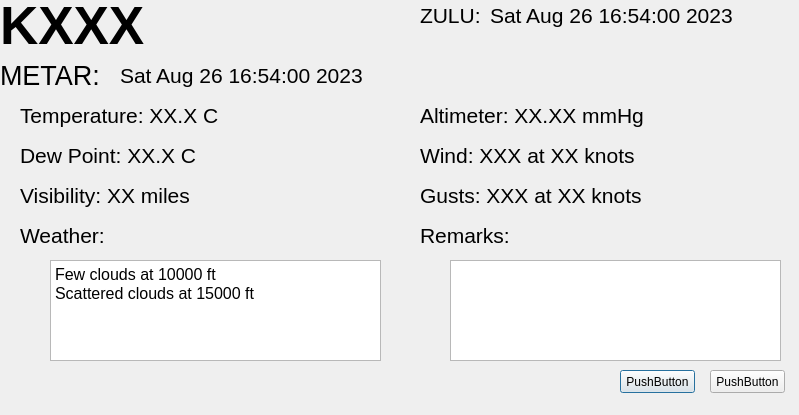
<?xml version="1.0" encoding="UTF-8"?>
<ui version="4.0">
 <class>Dialog</class>
 <widget class="QDialog" name="Dialog">
  <property name="geometry">
   <rect>
    <x>0</x>
    <y>0</y>
    <width>799</width>
    <height>415</height>
   </rect>
  </property>
  <property name="windowTitle">
   <string>Dialog</string>
  </property>
  <widget class="QLabel" name="stationLabel">
   <property name="geometry">
    <rect>
     <x>0</x>
     <y>0</y>
     <width>231</width>
     <height>51</height>
    </rect>
   </property>
   <property name="font">
    <font>
     <family>Microsoft Sans Serif</family>
     <pointsize>40</pointsize>
     <weight>75</weight>
     <bold>true</bold>
    </font>
   </property>
   <property name="text">
    <string>KXXX</string>
   </property>
  </widget>
  <widget class="QLabel" name="ZULUTime">
   <property name="geometry">
    <rect>
     <x>490</x>
     <y>0</y>
     <width>281</width>
     <height>31</height>
    </rect>
   </property>
   <property name="font">
    <font>
     <family>Microsoft Sans Serif</family>
     <pointsize>16</pointsize>
    </font>
   </property>
   <property name="text">
    <string>Sat Aug 26 16:54:00 2023</string>
   </property>
  </widget>
  <widget class="QLabel" name="ZULU">
   <property name="geometry">
    <rect>
     <x>420</x>
     <y>0</y>
     <width>71</width>
     <height>31</height>
    </rect>
   </property>
   <property name="font">
    <font>
     <family>Microsoft Sans Serif</family>
     <pointsize>16</pointsize>
    </font>
   </property>
   <property name="text">
    <string>ZULU:</string>
   </property>
  </widget>
  <widget class="QLabel" name="temperature">
   <property name="geometry">
    <rect>
     <x>20</x>
     <y>100</y>
     <width>351</width>
     <height>31</height>
    </rect>
   </property>
   <property name="font">
    <font>
     <family>Microsoft Sans Serif</family>
     <pointsize>16</pointsize>
    </font>
   </property>
   <property name="text">
    <string>Temperature: XX.X C</string>
   </property>
  </widget>
  <widget class="QLabel" name="dewPoint">
   <property name="geometry">
    <rect>
     <x>20</x>
     <y>140</y>
     <width>351</width>
     <height>31</height>
    </rect>
   </property>
   <property name="font">
    <font>
     <family>Microsoft Sans Serif</family>
     <pointsize>16</pointsize>
    </font>
   </property>
   <property name="text">
    <string>Dew Point: XX.X C</string>
   </property>
  </widget>
  <widget class="QLabel" name="wind">
   <property name="geometry">
    <rect>
     <x>420</x>
     <y>140</y>
     <width>351</width>
     <height>31</height>
    </rect>
   </property>
   <property name="font">
    <font>
     <family>Microsoft Sans Serif</family>
     <pointsize>16</pointsize>
    </font>
   </property>
   <property name="text">
    <string>Wind: XXX at XX knots</string>
   </property>
  </widget>
  <widget class="QLabel" name="visibility">
   <property name="geometry">
    <rect>
     <x>20</x>
     <y>180</y>
     <width>351</width>
     <height>31</height>
    </rect>
   </property>
   <property name="font">
    <font>
     <family>Microsoft Sans Serif</family>
     <pointsize>16</pointsize>
    </font>
   </property>
   <property name="text">
    <string>Visibility: XX miles</string>
   </property>
  </widget>
  <widget class="QLabel" name="altimeter">
   <property name="geometry">
    <rect>
     <x>420</x>
     <y>100</y>
     <width>351</width>
     <height>31</height>
    </rect>
   </property>
   <property name="font">
    <font>
     <family>Microsoft Sans Serif</family>
     <pointsize>16</pointsize>
    </font>
   </property>
   <property name="text">
    <string>Altimeter: XX.XX mmHg</string>
   </property>
  </widget>
  <widget class="QLabel" name="weather">
   <property name="geometry">
    <rect>
     <x>20</x>
     <y>220</y>
     <width>351</width>
     <height>31</height>
    </rect>
   </property>
   <property name="font">
    <font>
     <family>Microsoft Sans Serif</family>
     <pointsize>16</pointsize>
    </font>
   </property>
   <property name="text">
    <string>Weather: </string>
   </property>
  </widget>
  <widget class="QTextBrowser" name="weatherBox">
   <property name="geometry">
    <rect>
     <x>50</x>
     <y>260</y>
     <width>331</width>
     <height>101</height>
    </rect>
   </property>
   <property name="font">
    <font>
     <pointsize>12</pointsize>
    </font>
   </property>
   <property name="frameShape">
    <enum>QFrame::StyledPanel</enum>
   </property>
   <property name="frameShadow">
    <enum>QFrame::Sunken</enum>
   </property>
   <property name="html">
    <string>&lt;!DOCTYPE HTML PUBLIC &quot;-//W3C//DTD HTML 4.0//EN&quot; &quot;http://www.w3.org/TR/REC-html40/strict.dtd&quot;&gt;
&lt;html&gt;&lt;head&gt;&lt;meta name=&quot;qrichtext&quot; content=&quot;1&quot; /&gt;&lt;style type=&quot;text/css&quot;&gt;
p, li { white-space: pre-wrap; }
&lt;/style&gt;&lt;/head&gt;&lt;body style=&quot; font-family:'MS Shell Dlg 2'; font-size:12pt; font-weight:400; font-style:normal;&quot;&gt;
&lt;p style=&quot; margin-top:0px; margin-bottom:0px; margin-left:0px; margin-right:0px; -qt-block-indent:0; text-indent:0px;&quot;&gt;Few clouds at 10000 ft&lt;/p&gt;
&lt;p style=&quot; margin-top:0px; margin-bottom:0px; margin-left:0px; margin-right:0px; -qt-block-indent:0; text-indent:0px;&quot;&gt;Scattered clouds at 15000 ft&lt;/p&gt;&lt;/body&gt;&lt;/html&gt;</string>
   </property>
  </widget>
  <widget class="QLabel" name="METARlabel">
   <property name="geometry">
    <rect>
     <x>0</x>
     <y>60</y>
     <width>121</width>
     <height>31</height>
    </rect>
   </property>
   <property name="font">
    <font>
     <family>Microsoft Sans Serif</family>
     <pointsize>20</pointsize>
    </font>
   </property>
   <property name="text">
    <string>METAR:</string>
   </property>
  </widget>
  <widget class="QLabel" name="metarTime">
   <property name="geometry">
    <rect>
     <x>120</x>
     <y>60</y>
     <width>541</width>
     <height>31</height>
    </rect>
   </property>
   <property name="font">
    <font>
     <family>Microsoft Sans Serif</family>
     <pointsize>16</pointsize>
    </font>
   </property>
   <property name="text">
    <string>Sat Aug 26 16:54:00 2023</string>
   </property>
  </widget>
  <widget class="QPushButton" name="okButton">
   <property name="geometry">
    <rect>
     <x>620</x>
     <y>370</y>
     <width>75</width>
     <height>23</height>
    </rect>
   </property>
   <property name="text">
    <string>PushButton</string>
   </property>
  </widget>
  <widget class="QPushButton" name="cancelButton">
   <property name="geometry">
    <rect>
     <x>710</x>
     <y>370</y>
     <width>75</width>
     <height>23</height>
    </rect>
   </property>
   <property name="text">
    <string>PushButton</string>
   </property>
  </widget>
  <widget class="QLabel" name="gusts">
   <property name="geometry">
    <rect>
     <x>420</x>
     <y>180</y>
     <width>361</width>
     <height>31</height>
    </rect>
   </property>
   <property name="font">
    <font>
     <family>Microsoft Sans Serif</family>
     <pointsize>16</pointsize>
    </font>
   </property>
   <property name="text">
    <string>Gusts: XXX at XX knots</string>
   </property>
  </widget>
  <widget class="QLabel" name="remarks">
   <property name="geometry">
    <rect>
     <x>420</x>
     <y>220</y>
     <width>361</width>
     <height>31</height>
    </rect>
   </property>
   <property name="font">
    <font>
     <family>Microsoft Sans Serif</family>
     <pointsize>16</pointsize>
    </font>
   </property>
   <property name="text">
    <string>Remarks:</string>
   </property>
  </widget>
  <widget class="QTextBrowser" name="remarksBox">
   <property name="geometry">
    <rect>
     <x>450</x>
     <y>260</y>
     <width>331</width>
     <height>101</height>
    </rect>
   </property>
   <property name="font">
    <font>
     <pointsize>12</pointsize>
    </font>
   </property>
   <property name="frameShape">
    <enum>QFrame::StyledPanel</enum>
   </property>
   <property name="frameShadow">
    <enum>QFrame::Sunken</enum>
   </property>
   <property name="markdown">
    <string/>
   </property>
   <property name="html">
    <string>&lt;!DOCTYPE HTML PUBLIC &quot;-//W3C//DTD HTML 4.0//EN&quot; &quot;http://www.w3.org/TR/REC-html40/strict.dtd&quot;&gt;
&lt;html&gt;&lt;head&gt;&lt;meta name=&quot;qrichtext&quot; content=&quot;1&quot; /&gt;&lt;style type=&quot;text/css&quot;&gt;
p, li { white-space: pre-wrap; }
&lt;/style&gt;&lt;/head&gt;&lt;body style=&quot; font-family:'MS Shell Dlg 2'; font-size:12pt; font-weight:400; font-style:normal;&quot;&gt;
&lt;p style=&quot;-qt-paragraph-type:empty; margin-top:0px; margin-bottom:0px; margin-left:0px; margin-right:0px; -qt-block-indent:0; text-indent:0px;&quot;&gt;&lt;br /&gt;&lt;/p&gt;&lt;/body&gt;&lt;/html&gt;</string>
   </property>
  </widget>
 </widget>
 <resources/>
 <connections/>
</ui>
